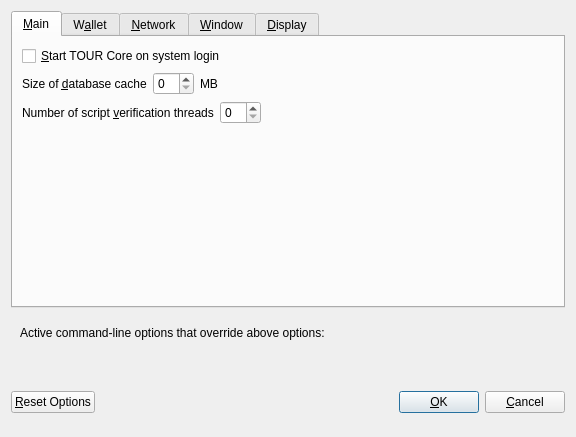
<?xml version="1.0" encoding="UTF-8"?>
<ui version="4.0">
 <class>OptionsDialog</class>
 <widget class="QDialog" name="OptionsDialog">
  <property name="geometry">
   <rect>
    <x>0</x>
    <y>0</y>
    <width>576</width>
    <height>402</height>
   </rect>
  </property>
  <property name="windowTitle">
   <string>Options</string>
  </property>
  <property name="modal">
   <bool>true</bool>
  </property>
  <layout class="QVBoxLayout" name="verticalLayout">
   <item>
    <widget class="QTabWidget" name="tabWidget">
     <property name="currentIndex">
      <number>0</number>
     </property>
     <widget class="QWidget" name="tabMain">
      <attribute name="title">
       <string>&amp;Main</string>
      </attribute>
      <layout class="QVBoxLayout" name="verticalLayout_Main">
       <item>
        <widget class="QCheckBox" name="bitcoinAtStartup">
         <property name="toolTip">
          <string>Automatically start TOUR Core after logging in to the system.</string>
         </property>
         <property name="text">
          <string>&amp;Start TOUR Core on system login</string>
         </property>
        </widget>
       </item>
       <item>
        <layout class="QHBoxLayout" name="horizontalLayout_2_Main">
         <item>
          <widget class="QLabel" name="databaseCacheLabel">
           <property name="text">
            <string>Size of &amp;database cache</string>
           </property>
           <property name="textFormat">
            <enum>Qt::PlainText</enum>
           </property>
           <property name="buddy">
            <cstring>databaseCache</cstring>
           </property>
          </widget>
         </item>
         <item>
          <widget class="QSpinBox" name="databaseCache"/>
         </item>
         <item>
          <widget class="QLabel" name="databaseCacheUnitLabel">
           <property name="text">
            <string>MB</string>
           </property>
           <property name="textFormat">
            <enum>Qt::PlainText</enum>
           </property>
          </widget>
         </item>
         <item>
          <spacer name="horizontalSpacer_2_Main">
           <property name="orientation">
            <enum>Qt::Horizontal</enum>
           </property>
           <property name="sizeHint" stdset="0">
            <size>
             <width>40</width>
             <height>20</height>
            </size>
           </property>
          </spacer>
         </item>
        </layout>
       </item>
       <item>
        <layout class="QHBoxLayout" name="horizontalLayout_3_Main">
         <item>
          <widget class="QLabel" name="threadsScriptVerifLabel">
           <property name="text">
            <string>Number of script &amp;verification threads</string>
           </property>
           <property name="textFormat">
            <enum>Qt::PlainText</enum>
           </property>
           <property name="buddy">
            <cstring>threadsScriptVerif</cstring>
           </property>
          </widget>
         </item>
         <item>
          <widget class="QSpinBox" name="threadsScriptVerif">
           <property name="toolTip">
            <string>(0 = auto, &lt;0 = leave that many cores free)</string>
           </property>
          </widget>
         </item>
         <item>
          <spacer name="horizontalSpacer_3_Main">
           <property name="orientation">
            <enum>Qt::Horizontal</enum>
           </property>
           <property name="sizeHint" stdset="0">
            <size>
             <width>40</width>
             <height>20</height>
            </size>
           </property>
          </spacer>
         </item>
        </layout>
       </item>
       <item>
        <spacer name="verticalSpacer_Main">
         <property name="orientation">
          <enum>Qt::Vertical</enum>
         </property>
         <property name="sizeHint" stdset="0">
          <size>
           <width>20</width>
           <height>40</height>
          </size>
         </property>
        </spacer>
       </item>
      </layout>
     </widget>
     <widget class="QWidget" name="tabWallet">
      <attribute name="title">
       <string>W&amp;allet</string>
      </attribute>
      <layout class="QVBoxLayout" name="verticalLayout_Wallet">
       <item>
        <widget class="QGroupBox" name="groupBox">
         <property name="title">
          <string>Expert</string>
         </property>
         <layout class="QVBoxLayout" name="verticalLayout_2">
          <item>
           <widget class="QCheckBox" name="coinControlFeatures">
            <property name="toolTip">
             <string>Whether to show coin control features or not.</string>
            </property>
            <property name="text">
             <string>Enable coin &amp;control features</string>
            </property>
           </widget>
          </item>
          <item>
           <widget class="QCheckBox" name="showMasternodesTab">
            <property name="toolTip">
             <string>Show additional tab listing all your masternodes in first sub-tab&lt;br/&gt;and all masternodes on the network in second sub-tab.</string>
            </property>
            <property name="text">
             <string>Show Masternodes Tab</string>
            </property>
           </widget>
          </item>
          <item>
           <widget class="QCheckBox" name="showAdvancedPSUI">
            <property name="toolTip">
             <string>Show additional information and buttons for PrivateSend on overview screen.</string>
            </property>
            <property name="text">
             <string>Enable advanced PrivateSend interface</string>
            </property>
           </widget>
          </item>
          <item>
           <widget class="QCheckBox" name="lowKeysWarning">
            <property name="toolTip">
             <string>Show warning dialog when PrivateSend detects that wallet has very low number of keys left.</string>
            </property>
            <property name="text">
             <string>Warn if PrivateSend is running out of keys</string>
            </property>
           </widget>
          </item>
          <item>
           <widget class="QCheckBox" name="privateSendMultiSession">
            <property name="toolTip">
             <string>Whether to use experimental PrivateSend mode with multiple mixing sessions per block.&lt;br/&gt;Note: You must use this feature carefully.&lt;br/&gt;Make sure you always have recent wallet (auto)backup in a safe place!</string>
            </property>
            <property name="text">
             <string>Enable PrivateSend &amp;multi-session</string>
            </property>
           </widget>
          </item>
          <item>
           <widget class="QCheckBox" name="spendZeroConfChange">
            <property name="toolTip">
             <string>If you disable the spending of unconfirmed change, the change from a transaction&lt;br/&gt;cannot be used until that transaction has at least one confirmation.&lt;br/&gt;This also affects how your balance is computed.</string>
            </property>
            <property name="text">
             <string>&amp;Spend unconfirmed change</string>
            </property>
           </widget>
          </item>
         </layout>
        </widget>
       </item>
       <item>
        <layout class="QHBoxLayout" name="horizontalLayout_4_Wallet">
         <item>
          <widget class="QLabel" name="label">
           <property name="toolTip">
            <string>This setting determines the amount of individual masternodes that an input will be anonymized through.&lt;br/&gt;More rounds of anonymization gives a higher degree of privacy, but also costs more in fees.</string>
           </property>
           <property name="text">
            <string>PrivateSend rounds to use</string>
           </property>
          </widget>
         </item>
         <item>
          <widget class="QSpinBox" name="privateSendRounds">
           <property name="minimum">
            <number>2</number>
           </property>
           <property name="maximum">
            <number>8</number>
           </property>
           <property name="value">
            <number>4</number>
           </property>
          </widget>
         </item>
        </layout>
       </item>
       <item>
        <layout class="QHBoxLayout" name="horizontalLayout">
         <item>
          <widget class="QLabel" name="label_2">
           <property name="toolTip">
            <string>This amount acts as a threshold to turn off PrivateSend once it's reached.</string>
           </property>
           <property name="statusTip">
            <string notr="true"/>
           </property>
           <property name="whatsThis">
            <string notr="true"/>
           </property>
           <property name="accessibleName">
            <string notr="true"/>
           </property>
           <property name="accessibleDescription">
            <string notr="true"/>
           </property>
           <property name="text">
            <string>Amount of TOUR to keep anonymized</string>
           </property>
          </widget>
         </item>
         <item>
          <widget class="QSpinBox" name="privateSendAmount">
           <property name="minimum">
            <number>2</number>
           </property>
           <property name="maximum">
            <number>2000</number>
           </property>
           <property name="singleStep">
            <number>10</number>
           </property>
           <property name="value">
            <number>1000</number>
           </property>
          </widget>
         </item>
        </layout>
       </item>
       <item>
        <spacer name="verticalSpacer_Wallet">
         <property name="orientation">
          <enum>Qt::Vertical</enum>
         </property>
         <property name="sizeHint" stdset="0">
          <size>
           <width>20</width>
           <height>40</height>
          </size>
         </property>
        </spacer>
       </item>
      </layout>
     </widget>
     <widget class="QWidget" name="tabNetwork">
      <attribute name="title">
       <string>&amp;Network</string>
      </attribute>
      <layout class="QVBoxLayout" name="verticalLayout_Network">
       <item>
        <widget class="QCheckBox" name="mapPortUpnp">
         <property name="toolTip">
          <string>Automatically open the TOUR Core client port on the router. This only works when your router supports UPnP and it is enabled.</string>
         </property>
         <property name="text">
          <string>Map port using &amp;UPnP</string>
         </property>
        </widget>
       </item>
       <item>
        <widget class="QCheckBox" name="allowIncoming">
         <property name="toolTip">
          <string>Accept connections from outside</string>
         </property>
         <property name="text">
          <string>Allow incoming connections</string>
         </property>
        </widget>
       </item>
       <item>
        <widget class="QCheckBox" name="connectSocks">
         <property name="toolTip">
          <string>Connect to the TOUR network through a SOCKS5 proxy.</string>
         </property>
         <property name="text">
          <string>&amp;Connect through SOCKS5 proxy (default proxy):</string>
         </property>
        </widget>
       </item>
       <item>
        <layout class="QHBoxLayout" name="horizontalLayout_1_Network">
         <item>
          <widget class="QLabel" name="proxyIpLabel">
           <property name="text">
            <string>Proxy &amp;IP:</string>
           </property>
           <property name="textFormat">
            <enum>Qt::PlainText</enum>
           </property>
           <property name="buddy">
            <cstring>proxyIp</cstring>
           </property>
          </widget>
         </item>
         <item>
          <widget class="QValidatedLineEdit" name="proxyIp">
           <property name="minimumSize">
            <size>
             <width>140</width>
             <height>0</height>
            </size>
           </property>
           <property name="maximumSize">
            <size>
             <width>140</width>
             <height>16777215</height>
            </size>
           </property>
           <property name="toolTip">
            <string>IP address of the proxy (e.g. IPv4: 127.0.0.1 / IPv6: ::1)</string>
           </property>
          </widget>
         </item>
         <item>
          <widget class="QLabel" name="proxyPortLabel">
           <property name="text">
            <string>&amp;Port:</string>
           </property>
           <property name="textFormat">
            <enum>Qt::PlainText</enum>
           </property>
           <property name="buddy">
            <cstring>proxyPort</cstring>
           </property>
          </widget>
         </item>
         <item>
          <widget class="QLineEdit" name="proxyPort">
           <property name="minimumSize">
            <size>
             <width>55</width>
             <height>0</height>
            </size>
           </property>
           <property name="maximumSize">
            <size>
             <width>55</width>
             <height>16777215</height>
            </size>
           </property>
           <property name="toolTip">
            <string>Port of the proxy (e.g. 9050)</string>
           </property>
          </widget>
         </item>
         <item>
          <spacer name="horizontalSpacer_1_Network">
           <property name="orientation">
            <enum>Qt::Horizontal</enum>
           </property>
           <property name="sizeHint" stdset="0">
            <size>
             <width>40</width>
             <height>20</height>
            </size>
           </property>
          </spacer>
         </item>
        </layout>
       </item>
       <item>
        <layout class="QHBoxLayout" name="horizontalLayout_2_Network">
         <item>
          <widget class="QLabel" name="proxyActiveNets">
           <property name="text">
            <string>Used for reaching peers via:</string>
           </property>
           <property name="textFormat">
            <enum>Qt::PlainText</enum>
           </property>
          </widget>
         </item>
         <item>
          <widget class="QCheckBox" name="proxyReachIPv4">
           <property name="enabled">
            <bool>false</bool>
           </property>
           <property name="toolTip">
            <string>Shows, if the supplied default SOCKS5 proxy is used to reach peers via this network type.</string>
           </property>
           <property name="text">
            <string/>
           </property>
          </widget>
         </item>
         <item>
          <widget class="QLabel" name="proxyReachIPv4Label">
           <property name="text">
            <string>IPv4</string>
           </property>
           <property name="textFormat">
            <enum>Qt::PlainText</enum>
           </property>
          </widget>
         </item>
         <item>
          <widget class="QCheckBox" name="proxyReachIPv6">
           <property name="enabled">
            <bool>false</bool>
           </property>
           <property name="toolTip">
            <string>Shows, if the supplied default SOCKS5 proxy is used to reach peers via this network type.</string>
           </property>
           <property name="text">
            <string/>
           </property>
          </widget>
         </item>
         <item>
          <widget class="QLabel" name="proxyReachIPv6Label">
           <property name="text">
            <string>IPv6</string>
           </property>
           <property name="textFormat">
            <enum>Qt::PlainText</enum>
           </property>
          </widget>
         </item>
         <item>
          <widget class="QCheckBox" name="proxyReachTor">
           <property name="enabled">
            <bool>false</bool>
           </property>
           <property name="toolTip">
            <string>Shows, if the supplied default SOCKS5 proxy is used to reach peers via this network type.</string>
           </property>
           <property name="text">
            <string/>
           </property>
          </widget>
         </item>
         <item>
          <widget class="QLabel" name="proxyReachTorLabel">
           <property name="text">
            <string>Tor</string>
           </property>
           <property name="textFormat">
            <enum>Qt::PlainText</enum>
           </property>
          </widget>
         </item>
         <item>
          <spacer name="horizontalSpacer_2_Network">
           <property name="orientation">
            <enum>Qt::Horizontal</enum>
           </property>
           <property name="sizeHint" stdset="0">
            <size>
             <width>40</width>
             <height>20</height>
            </size>
           </property>
          </spacer>
         </item>
        </layout>
       </item>
       <item>
        <widget class="QCheckBox" name="connectSocksTor">
         <property name="toolTip">
          <string>Connect to the TOUR network through a separate SOCKS5 proxy for Tor hidden services.</string>
         </property>
         <property name="text">
          <string>Use separate SOCKS5 proxy to reach peers via Tor hidden services:</string>
         </property>
        </widget>
       </item>
       <item>
        <layout class="QHBoxLayout" name="horizontalLayout_3_Network">
         <item>
          <widget class="QLabel" name="proxyIpTorLabel">
           <property name="text">
            <string>Proxy &amp;IP:</string>
           </property>
           <property name="textFormat">
            <enum>Qt::PlainText</enum>
           </property>
           <property name="buddy">
            <cstring>proxyIpTor</cstring>
           </property>
          </widget>
         </item>
         <item>
          <widget class="QValidatedLineEdit" name="proxyIpTor">
           <property name="minimumSize">
            <size>
             <width>140</width>
             <height>0</height>
            </size>
           </property>
           <property name="maximumSize">
            <size>
             <width>140</width>
             <height>16777215</height>
            </size>
           </property>
           <property name="toolTip">
            <string>IP address of the proxy (e.g. IPv4: 127.0.0.1 / IPv6: ::1)</string>
           </property>
          </widget>
         </item>
         <item>
          <widget class="QLabel" name="proxyPortTorLabel">
           <property name="text">
            <string>&amp;Port:</string>
           </property>
           <property name="textFormat">
            <enum>Qt::PlainText</enum>
           </property>
           <property name="buddy">
            <cstring>proxyPortTor</cstring>
           </property>
          </widget>
         </item>
         <item>
          <widget class="QLineEdit" name="proxyPortTor">
           <property name="minimumSize">
            <size>
             <width>55</width>
             <height>0</height>
            </size>
           </property>
           <property name="maximumSize">
            <size>
             <width>55</width>
             <height>16777215</height>
            </size>
           </property>
           <property name="toolTip">
            <string>Port of the proxy (e.g. 9050)</string>
           </property>
          </widget>
         </item>
         <item>
          <spacer name="horizontalSpacer_4_Network">
           <property name="orientation">
            <enum>Qt::Horizontal</enum>
           </property>
           <property name="sizeHint" stdset="0">
            <size>
             <width>40</width>
             <height>20</height>
            </size>
           </property>
          </spacer>
         </item>
        </layout>
       </item>
       <item>
        <spacer name="verticalSpacer_Network">
         <property name="orientation">
          <enum>Qt::Vertical</enum>
         </property>
         <property name="sizeHint" stdset="0">
          <size>
           <width>20</width>
           <height>40</height>
          </size>
         </property>
        </spacer>
       </item>
      </layout>
     </widget>
     <widget class="QWidget" name="tabWindow">
      <attribute name="title">
       <string>&amp;Window</string>
      </attribute>
      <layout class="QVBoxLayout" name="verticalLayout_Window">
       <item>
        <widget class="QCheckBox" name="hideTrayIcon">
         <property name="toolTip">
          <string>&amp;Hide the icon from the system tray.</string>
         </property>
         <property name="text">
          <string>Hide tray icon</string>
         </property>
        </widget>
       </item>
       <item>
        <widget class="QCheckBox" name="minimizeToTray">
         <property name="toolTip">
          <string>Show only a tray icon after minimizing the window.</string>
         </property>
         <property name="text">
          <string>&amp;Minimize to the tray instead of the taskbar</string>
         </property>
        </widget>
       </item>
       <item>
        <widget class="QCheckBox" name="minimizeOnClose">
         <property name="toolTip">
          <string>Minimize instead of exit the application when the window is closed. When this option is enabled, the application will be closed only after selecting Exit in the menu.</string>
         </property>
         <property name="text">
          <string>M&amp;inimize on close</string>
         </property>
        </widget>
       </item>
       <item>
        <spacer name="verticalSpacer_Window">
         <property name="orientation">
          <enum>Qt::Vertical</enum>
         </property>
         <property name="sizeHint" stdset="0">
          <size>
           <width>20</width>
           <height>40</height>
          </size>
         </property>
        </spacer>
       </item>
      </layout>
     </widget>
     <widget class="QWidget" name="tabDisplay">
      <attribute name="title">
       <string>&amp;Display</string>
      </attribute>
      <layout class="QVBoxLayout" name="verticalLayout_Display">
       <item>
        <layout class="QHBoxLayout" name="horizontalLayout_1_Display">
         <item>
          <widget class="QLabel" name="langLabel">
           <property name="text">
            <string>User Interface &amp;language:</string>
           </property>
           <property name="textFormat">
            <enum>Qt::PlainText</enum>
           </property>
           <property name="buddy">
            <cstring>lang</cstring>
           </property>
          </widget>
         </item>
         <item>
          <widget class="QValueComboBox" name="lang">
           <property name="toolTip">
            <string>The user interface language can be set here. This setting will take effect after restarting TOUR Core.</string>
           </property>
          </widget>
         </item>
        </layout>
       </item>
       <item>
        <widget class="QLabel" name="label_3">
         <property name="toolTip">
          <string notr="true"/>
         </property>
         <property name="statusTip">
          <string notr="true"/>
         </property>
         <property name="whatsThis">
          <string notr="true"/>
         </property>
         <property name="accessibleName">
          <string notr="true"/>
         </property>
         <property name="text">
          <string>Language missing or translation incomplete? Help contributing translations here:
https://www.transifex.com/projects/p/tour/</string>
         </property>
         <property name="wordWrap">
          <bool>true</bool>
         </property>
         <property name="openExternalLinks">
          <bool>true</bool>
         </property>
         <property name="textInteractionFlags">
          <set>Qt::TextBrowserInteraction</set>
         </property>
        </widget>
       </item>
       <item>
        <layout class="QHBoxLayout" name="horizontalLayout_4_Display" stretch="0,0">
         <item>
          <widget class="QLabel" name="themeLabel">
           <property name="text">
            <string>User Interface Theme:</string>
           </property>
          </widget>
         </item>
         <item>
          <widget class="QValueComboBox" name="theme"/>
         </item>
        </layout>
       </item>
       <item>
        <widget class="Line" name="line">
         <property name="orientation">
          <enum>Qt::Horizontal</enum>
         </property>
        </widget>
       </item>
       <item>
        <layout class="QHBoxLayout" name="horizontalLayout_2_Display">
         <item>
          <widget class="QLabel" name="unitLabel">
           <property name="text">
            <string>&amp;Unit to show amounts in:</string>
           </property>
           <property name="textFormat">
            <enum>Qt::PlainText</enum>
           </property>
           <property name="buddy">
            <cstring>unit</cstring>
           </property>
          </widget>
         </item>
         <item>
          <widget class="QValueComboBox" name="unit">
           <property name="toolTip">
            <string>Choose the default subdivision unit to show in the interface and when sending coins.</string>
           </property>
          </widget>
         </item>
        </layout>
       </item>
       <item>
        <layout class="QHBoxLayout" name="horizontalLayout_5_Display">
         <item>
          <widget class="QLabel" name="digitsLabel">
           <property name="text">
            <string>Decimal digits</string>
           </property>
          </widget>
         </item>
         <item>
          <widget class="QValueComboBox" name="digits"/>
         </item>
        </layout>
       </item>
       <item>
        <layout class="QHBoxLayout" name="horizontalLayout_3_Display">
         <item>
          <widget class="QLabel" name="thirdPartyTxUrlsLabel">
           <property name="toolTip">
            <string>Third party URLs (e.g. a block explorer) that appear in the transactions tab as context menu items.&lt;br/&gt;%s in the URL is replaced by transaction hash. Multiple URLs are separated by vertical bar |.</string>
           </property>
           <property name="text">
            <string>Third party transaction URLs</string>
           </property>
           <property name="buddy">
            <cstring>thirdPartyTxUrls</cstring>
           </property>
          </widget>
         </item>
         <item>
          <widget class="QLineEdit" name="thirdPartyTxUrls">
           <property name="toolTip">
            <string>Third party URLs (e.g. a block explorer) that appear in the transactions tab as context menu items.&lt;br/&gt;%s in the URL is replaced by transaction hash. Multiple URLs are separated by vertical bar |.</string>
           </property>
          </widget>
         </item>
        </layout>
       </item>
       <item>
        <spacer name="verticalSpacer">
         <property name="orientation">
          <enum>Qt::Vertical</enum>
         </property>
         <property name="sizeHint" stdset="0">
          <size>
           <width>20</width>
           <height>40</height>
          </size>
         </property>
        </spacer>
       </item>
      </layout>
     </widget>
    </widget>
   </item>
   <item>
    <widget class="QFrame" name="frame">
     <layout class="QVBoxLayout" name="verticalLayout_Bottom">
      <item>
       <layout class="QHBoxLayout" name="horizontalLayout_Bottom">
        <item>
         <widget class="QLabel" name="overriddenByCommandLineInfoLabel">
          <property name="text">
           <string>Active command-line options that override above options:</string>
          </property>
          <property name="textFormat">
           <enum>Qt::PlainText</enum>
          </property>
         </widget>
        </item>
        <item>
         <spacer name="horizontalSpacer_Bottom">
          <property name="orientation">
           <enum>Qt::Horizontal</enum>
          </property>
          <property name="sizeHint" stdset="0">
           <size>
            <width>40</width>
            <height>20</height>
           </size>
          </property>
         </spacer>
        </item>
       </layout>
      </item>
      <item>
       <widget class="QLabel" name="overriddenByCommandLineLabel">
        <property name="text">
         <string/>
        </property>
        <property name="textFormat">
         <enum>Qt::PlainText</enum>
        </property>
        <property name="wordWrap">
         <bool>true</bool>
        </property>
       </widget>
      </item>
     </layout>
    </widget>
   </item>
   <item>
    <layout class="QHBoxLayout" name="horizontalLayout_Buttons">
     <item>
      <widget class="QPushButton" name="resetButton">
       <property name="toolTip">
        <string>Reset all client options to default.</string>
       </property>
       <property name="text">
        <string>&amp;Reset Options</string>
       </property>
       <property name="autoDefault">
        <bool>false</bool>
       </property>
      </widget>
     </item>
     <item>
      <spacer name="horizontalSpacer_1">
       <property name="orientation">
        <enum>Qt::Horizontal</enum>
       </property>
       <property name="sizeHint" stdset="0">
        <size>
         <width>40</width>
         <height>48</height>
        </size>
       </property>
      </spacer>
     </item>
     <item>
      <widget class="QLabel" name="statusLabel">
       <property name="minimumSize">
        <size>
         <width>200</width>
         <height>0</height>
        </size>
       </property>
       <property name="font">
        <font>
         <weight>75</weight>
         <bold>true</bold>
        </font>
       </property>
       <property name="text">
        <string/>
       </property>
       <property name="textFormat">
        <enum>Qt::PlainText</enum>
       </property>
       <property name="wordWrap">
        <bool>true</bool>
       </property>
      </widget>
     </item>
     <item>
      <spacer name="horizontalSpacer_2">
       <property name="orientation">
        <enum>Qt::Horizontal</enum>
       </property>
       <property name="sizeHint" stdset="0">
        <size>
         <width>40</width>
         <height>48</height>
        </size>
       </property>
      </spacer>
     </item>
     <item>
      <widget class="QPushButton" name="okButton">
       <property name="text">
        <string>&amp;OK</string>
       </property>
       <property name="autoDefault">
        <bool>false</bool>
       </property>
       <property name="default">
        <bool>true</bool>
       </property>
      </widget>
     </item>
     <item>
      <widget class="QPushButton" name="cancelButton">
       <property name="text">
        <string>&amp;Cancel</string>
       </property>
       <property name="autoDefault">
        <bool>false</bool>
       </property>
      </widget>
     </item>
    </layout>
   </item>
  </layout>
 </widget>
 <customwidgets>
  <customwidget>
   <class>QValidatedLineEdit</class>
   <extends>QLineEdit</extends>
   <header>qvalidatedlineedit.h</header>
  </customwidget>
  <customwidget>
   <class>QValueComboBox</class>
   <extends>QComboBox</extends>
   <header>qvaluecombobox.h</header>
  </customwidget>
 </customwidgets>
 <resources/>
 <connections/>
</ui>
